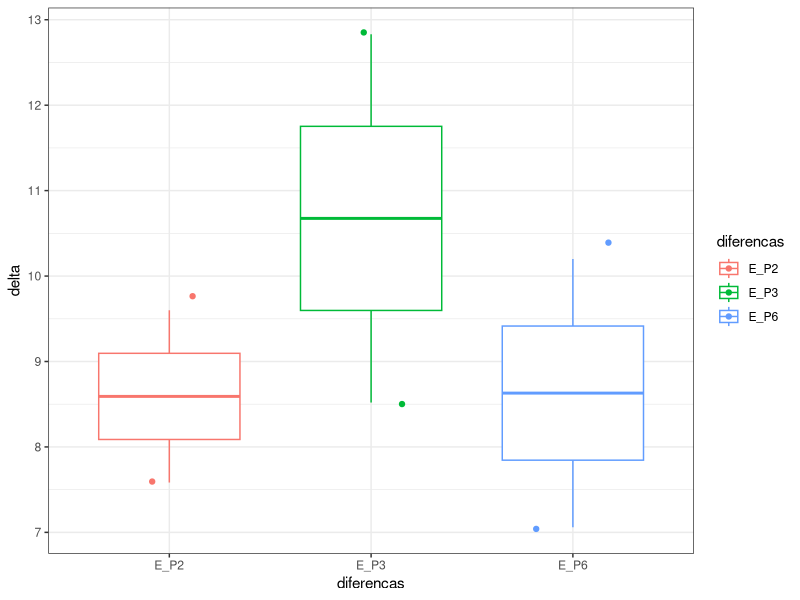
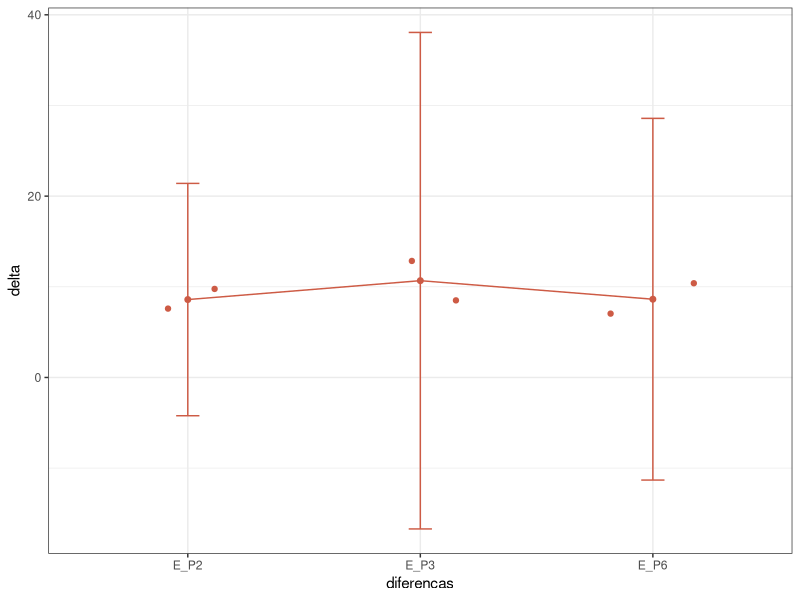
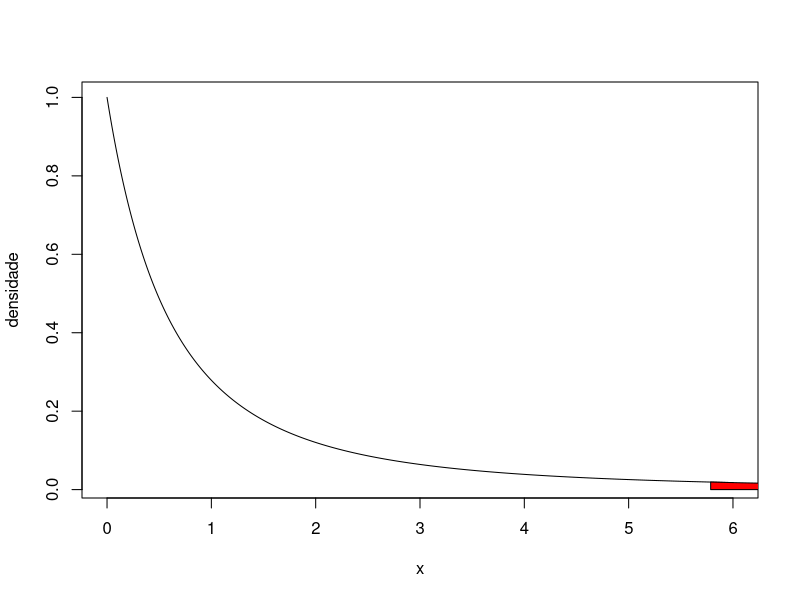
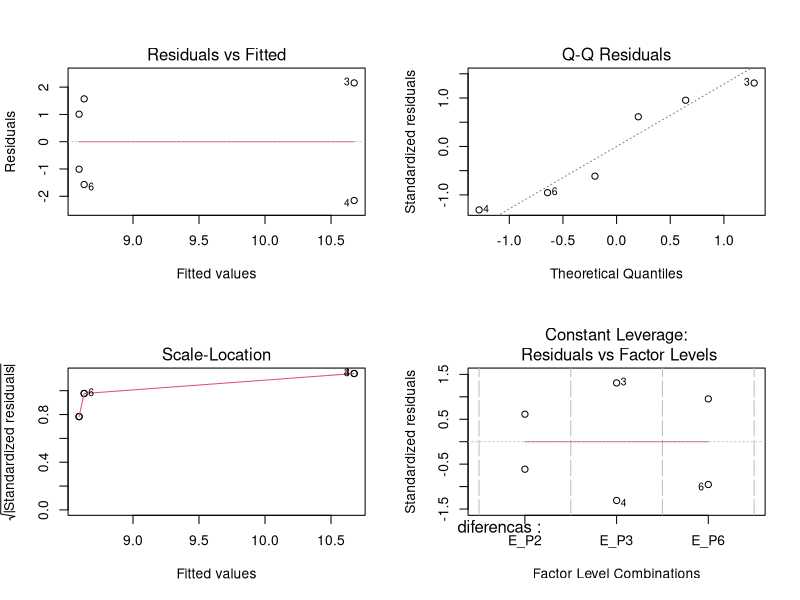
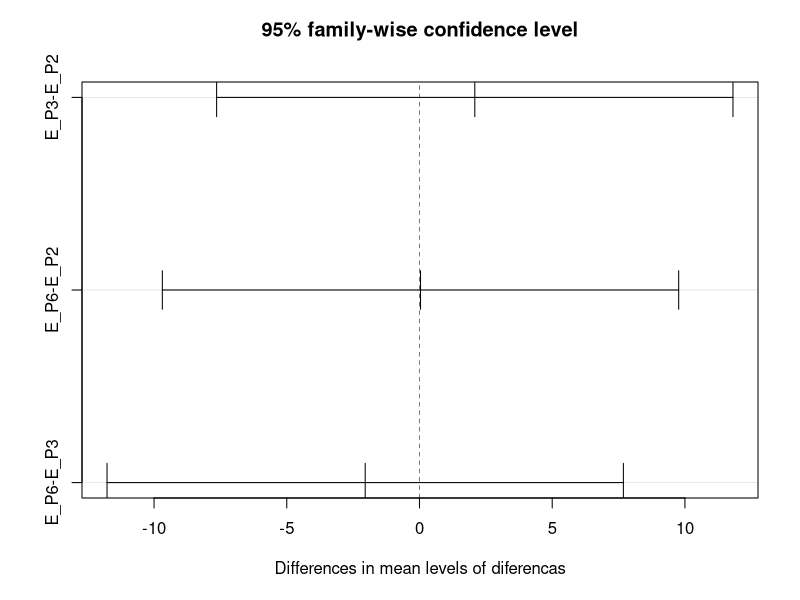

Generate these figures, in order, with R:
# PEG 8000, diferença entre 2%, 3% e 6%

###*******************************************************************###
### Pacotes
library(ggpubr)

###*******************************************************************###
## Planejamento e resultados

# dados de ganho de massa
espessura_poros2 <- c(7.583, 9.6)
espessura_poros3 <- c(12.83, 8.52)
espessura_poros6 <- c(10.2, 7.06)

a <- 3 # numero de tratamentos (niveis)
n <- length(espessura_poros2) # numero de replicas
N <- a*n # numero de experimentos

# ordem de condução dos ensaios
ordem <- sample(1:N, size = N, replace = F)

# tratamentos/niveis
diferencas <- c(rep("E_P2", n),
                rep("E_P3",n),
                rep("E_P6",n))

# transformando em fator(tipo de variavel do R)
diferencas <- as.factor(diferencas)

# vetor de resultados
delta <- c(espessura_poros2, espessura_poros3, espessura_poros6)

# Planejamento totalmente aleatorizado
planejamento <- data.frame(ordem, diferencas, delta)

###************************************************************###
## Graficos

ggboxplot(planejamento,
          x = "diferencas",
          y = "delta",
          color = "diferencas",
          add = "jitter") + theme_bw ()

ggline(planejamento,
       x = "diferencas",
       y = "delta",
       color = "coral3",
       add = c("mean_ci", "jitter")) + theme_bw ()

###************************************************************###
## ANOVA via comando aov

# ANOVA
res.anova <- aov(delta ~ diferencas, data = planejamento)
summary(res.anova)

# F critico
f_tab <- qf(0.05, df1 = a-1, df2 = N-a, lower.tail = F)
f_tab

# Ajuste do modelo
lml <- lm(delta ~ diferencas, data = planejamento)
summary(lml)

###************************************************************###
## Regiao Critica

# sequencia para o eixo horizontal
x <- seq(from = 0, to = 6, length = 500)

# atribuindo valores da distribuição F
y <- df(x,a-1,a*n-a)

# plotando a fdp F
plot(x, y, type = "l", ylab = "densidade")

# valor F de interesse
f <- qf(0.05, a-1, a*n-1, lower.tail = F)

# destacando a probabilidade à direita do valor de interesse
x1 <- seq(f, 10, length=500)
y1 <- df(x1, a-1, a*n-a)
polygon(c(f,x1,10),c(0,y1,0),col="red")

###************************************************************###
## Pressuposicoes

# normalidade
shapiro.test(res.anova$residuals)

# homocedasticidade
bartlett.test(delta ~ diferencas, data = planejamento)

# graficos de residuos
par(mfrow=c(2,2))
plot(res.anova)
par(mfrow=c(1,1))

###************************************************************###
## Teste para comparacoes multiplas

# Teste de Tukey-HSD
TukeyHSD(res.anova)

plot(TukeyHSD(res.anova))

###************************************************************###
## Poder do teste 

# variancia entre os tratamentos
var_rev <- summary(res.anova)[[1]][1,3]

# variancia dentro dos tratamentos (erro experimental)
var_erro <- summary(res.anova)[[1]][2,3]

# poder do teste 
power.anova.test(groups = a,
                 n = n,
                 between.var = var_rev,
                 within.var = var_erro)